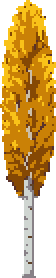
#> input picture art/source/cp_mid_birch/cp_mid_birch_clean.png, 28 x 139 px, given in place of cp_mid_birch_clean.png_clean.png, which was not available (shown 2 times larger)
$ python polish_cp_trees.py ../art/source/cp_mid_birch/cp_mid_birch_clean.png
#> lines starting #> are read from the running program, lines starting #| are printed output that depends on the picture; after the words box and inside, x2 and y2 are one past the last pixel; in counts of white or black regions, pixels touching at a corner belong together
### tools/aseprite_io.py
#!/usr/bin/env python3
"""aseprite_io.py: write and read .aseprite sources without the Aseprite app (RGBA, one layer, N frames).

Why: the polish step (docs/WORKFLOW.md step 7) needs an .aseprite source newer than the cut. The Aseprite MCP runs
on the owner's Mac, which may be asleep during unattended runs. This writes a standard Aseprite 1.3 file (32-bit RGBA,
zlib cels, a tag per animation) that the app opens normally, and reads one back to check it.

  python3 -I tools/aseprite_io.py write OUT.aseprite FRAME1.png [FRAME2.png ...] [--ms 100] [--layer art]
  python3 -I tools/aseprite_io.py sheet OUT.aseprite SHEET.png FW FH [--ms 100]   # a sheet cut into frames
  python3 -I tools/aseprite_io.py check OUT.aseprite REF.png [FW FH]               # pixel-identical round trip
"""
import struct, sys, zlib
import numpy as np
from PIL import Image


def _chunk(kind, data):
    return struct.pack('<IH', len(data) + 6, kind) + data


def _string(s):
    b = s.encode('utf8')
    return struct.pack('<H', len(b)) + b


def write(path, frames, ms=100, layer='art'):
    """frames: list of HxWx4 uint8 arrays, all the same size."""
    h, w = frames[0].shape[:2]
    out = []
    for i, f in enumerate(frames):
        chunks = []
        if i == 0:
            chunks.append(_chunk(0x2004, struct.pack('<HHHHHHB3x', 3, 0, 0, 0, 0, 0, 255) + _string(layer)))
        a = np.ascontiguousarray(f.astype(np.uint8))
        a[a[..., 3] == 0] = 0
        cel = struct.pack('<HhhBHh5x', 0, 0, 0, 255, 2, 0) + struct.pack('<HH', w, h) + zlib.compress(a.tobytes(), 9)
        chunks.append(_chunk(0x2005, cel))
        body = b''.join(chunks)
        out.append(struct.pack('<IHHH2xI', len(body) + 16, 0xF1FA, len(chunks), ms, len(chunks)) + body)
    body = b''.join(out)
    head = struct.pack('<IHHHHHIHII B3x H BB hhHH', 128 + len(body), 0xA5E0, len(frames), w, h, 32, 1, 100, 0, 0,
                       0, 0, 1, 1, 0, 0, 16, 16)
    head += b'\0' * (128 - len(head))
    open(path, 'wb').write(head + body)


# [20 lines left out: function read, not called in this run]


def _png(p):
    return np.array(Image.open(p).convert('RGBA'))


def _cut(sheet, fw, fh):
    return [sheet[y:y + fh, x:x + fw] for y in range(0, sheet.shape[0] - fh + 1, fh)
            for x in range(0, sheet.shape[1] - fw + 1, fw)]


# [17 lines that do not run on import are left out]

### tools/polish_cp_trees.py
#!/usr/bin/env python3
"""polish_cp_trees.py NAME [NAME ...]: the polish step (docs/WORKFLOW.md step 7) for the City Park sample-screen trees,
5 Nov 2026. Every pixel it changes is listed in art/source/NAME/edits.json (x, y, from, to, why), the result is saved
as the .aseprite source (tools/aseprite_io.py) and exported to the slot png. Three defects, found at 5x:
  glint   a lone pixel (none of its 8 neighbours shares its colour) more than 60 luma off the colour most of its
          neighbours have: the bright orange specks in the oak's bark, dark dots in a leaf clump. It takes that colour.
  spike   a silhouette pixel with at most one opaque 4-neighbour (a 1 px whisker on the crown's edge): removed.
  pinhole a transparent pixel with all four 4-neighbours opaque (a 1 px sky hole): the neighbours' majority colour.
Runs on the cut (riverwalk/art/scene/NAME.png as tools/cut_cp_tree.py wrote it) once; the cut is kept as
art/source/NAME/NAME_clean.png so the polish can be rerun from it."""
import sys, os, json, shutil
import numpy as np
from PIL import Image
sys.path.insert(0, 'tools')
import aseprite_io

LUM = np.array([0.299, 0.587, 0.114])
for name in sys.argv[1:]:
    src = f'art/source/{name}/{name}_clean.png'
    if not os.path.exists(src): shutil.copy(f'riverwalk/art/scene/{name}.png', src)
    a = np.array(Image.open(src).convert('RGBA'))
#> a is the input picture: shape (139, 28, 4); mean R, G, B, A 114.8, 80.4, 19.4, 153.6
    H, W = a.shape[:2]
#> H = 139; W = 28
    rgb = a[..., :3].astype(int); al = a[..., 3] > 0
#> after `al = a[..., 3] > 0`:
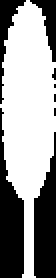
#> al: shape (139, 28) bool (shown 2 times larger); 60.3% white; 8 black regions (4 under 20 px), largest, box (x1, y1, x2, y2) and area: (0, 54, 12, 139) 613, (17, 66, 28, 139) 560, (0, 0, 13, 52) 193, (15, 0, 28, 31) 163
    edits = []
    key = (rgb[..., 0] << 16) | (rgb[..., 1] << 8) | rgb[..., 2]
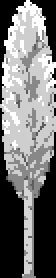
#> key: shape (139, 28) int64 (shown 2 times larger); min 0, max 16368153, mean 7547244.9; drawn with min black and max white
    key = np.where(al, key, -1)
    for y in range(1, H - 1):
        for x in range(1, W - 1):
            if not al[y, x]: continue
            nb = key[y - 1:y + 2, x - 1:x + 2].ravel(); nb = np.delete(nb, 4)
            if (nb == key[y, x]).any() or (nb < 0).sum() > 2: continue
            vals, cnt = np.unique(nb[nb >= 0], return_counts=True)
            o = int(vals[cnt.argmax()]); oc = np.array([(o >> 16) & 255, (o >> 8) & 255, o & 255])
            if abs(oc @ LUM - rgb[y, x] @ LUM) > 60:
                edits.append({'x': x, 'y': y, 'from': rgb[y, x].tolist(), 'to': oc.tolist(), 'why': 'glint'})
#> after the loop, edits = 18 items
    for e in edits: rgb[e['y'], e['x']] = e['to']
#> this loop made 18 passes
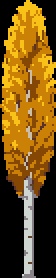
#> rgb: shape (139, 28, 3) int64 (shown 2 times larger); mean R, G, B 115.3, 80.9, 19.5
    # (6 Nov, oak retry 2) fringe: a violet colour (blue over green by 15+, under 2 % of the art) is the magenta key
    # mixed into an edge cell; it takes the colour most of its 8 neighbours have (never an average)
    cols, cnt = np.unique(rgb[al], axis=0, return_counts=True)
#> cols = [[88, 49, 43], [94, 65, 39], [133, 72, 4], [136, 129, 135], [202, 129, 6], [203, 190, 168], [207, 213, 209], [249, 194, 25]]; cnt = [62, 11, 451, 93, 1100, 51, 156, 421]
    for c, n in zip(cols, cnt):
        if not (c[2] - c[1] >= 15 and n < 0.02 * al.sum()): continue
        for y, x in zip(*np.nonzero(al & (rgb == c).all(-1))):
            nb = [tuple(rgb[yy, xx]) for yy in range(max(0, y - 1), min(H, y + 2)) for xx in range(max(0, x - 1), min(W, x + 2))
                  if al[yy, xx] and not (rgb[yy, xx] == c).all()]
            if not nb: continue
            t = max(set(nb), key=nb.count)
            edits.append({'x': int(x), 'y': int(y), 'from': c.tolist(), 'to': list(map(int, t)), 'why': 'fringe'})
            rgb[y, x] = t
#> this loop made 8 passes
#> (c, n) on passes 1 to 8: ([88, 49, 43], 62), ([94, 65, 39], 11), ([133, 72, 4], 451), ([136, 129, 135], 93), ([202, 129, 6], 1100), ([203, 190, 168], 51), ([207, 213, 209], 156), ([249, 194, 25], 421)
    pa = np.pad(al, 1)
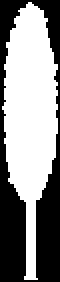
#> pa: shape (141, 30) bool (shown 2 times larger); 55.4% white; 1 black region, box (x1, y1, x2, y2) and area: (0, 0, 30, 141) 1885
    n4 = pa[:-2, 1:-1].astype(int) + pa[2:, 1:-1] + pa[1:-1, :-2] + pa[1:-1, 2:]
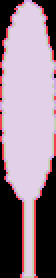
#> n4: shape (139, 28) int64 (shown 2 times larger); 5 distinct labels, from 0 to 4; one colour per label, 0 black
    sp = al & (n4 <= 1); sp[H - 1, :] = False
#> after `sp = al & (n4 <= 1)`:
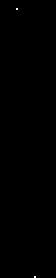
#> sp: shape (139, 28) bool (shown 2 times larger); 0.05% white in thin lines or dots, all inside (x1, y1, x2, y2) = (8, 4, 18, 139)
#> after `sp[H - 1, :] = False`: sp: shape (139, 28) bool; 0.03% white in thin lines or dots, all inside (x1, y1, x2, y2) = (8, 4, 9, 5)
    for y, x in zip(*np.nonzero(sp)):
        edits.append({'x': int(x), 'y': int(y), 'from': rgb[y, x].tolist(), 'to': None, 'why': 'spike'}); al[y, x] = False
#> this loop made 1 pass
#> (y, x) on pass 1: (4, 8)
#> al: shape (139, 28) bool; 60.2% white; 8 black regions (4 under 20 px), largest, box (x1, y1, x2, y2) and area: (0, 54, 12, 139) 613, (17, 66, 28, 139) 560, (0, 0, 13, 52) 194, (15, 0, 28, 31) 163
#> after the loop, edits = 19 items
    pa = np.pad(al, 1)
#> pa: shape (141, 30) bool; 55.4% white; 1 black region, box (x1, y1, x2, y2) and area: (0, 0, 30, 141) 1886
    n4 = pa[:-2, 1:-1].astype(int) + pa[2:, 1:-1] + pa[1:-1, :-2] + pa[1:-1, 2:]
#> n4: shape (139, 28) int64; 5 distinct labels, from 0 to 4
    for y, x in zip(*np.nonzero(~al & (n4 == 4))):
        nbs = [tuple(rgb[yy, xx]) for yy, xx in ((y - 1, x), (y + 1, x), (y, x - 1), (y, x + 1))]
        c = max(set(nbs), key=nbs.count)
        edits.append({'x': int(x), 'y': int(y), 'from': None, 'to': list(map(int, c)), 'why': 'pinhole'})
        rgb[y, x] = c; al[y, x] = True
#> this loop made 0 passes
    out = np.dstack([rgb, np.where(al, 255, 0)]).astype(np.uint8); out[~al] = 0
#> after `out[~al] = 0`:
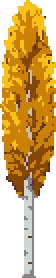
#> out: shape (139, 28, 4) (shown 2 times larger); mean R, G, B, A 115.2, 80.8, 19.5, 153.6; transparent parts drawn white
    os.makedirs(f'art/source/{name}', exist_ok=True)
    json.dump({'name': name, 'from': src, 'edits': edits}, open(f'art/source/{name}/edits.json', 'w'), indent=0)
    aseprite_io.write(f'art/source/{name}/{name}.aseprite', [out], layer=name)
#> the loop in write, `for i, f in enumerate(frames):` made 1 pass
#> after the loop in write, `for i, f in enumerate(frames):`: out = 1 item
    Image.fromarray(out, 'RGBA').save(f'riverwalk/art/scene/{name}.png')
    k = {w: sum(1 for e in edits if e['why'] == w) for w in ('glint', 'fringe', 'spike', 'pinhole')}
#> k = {'glint': 18, 'fringe': 0, 'spike': 1, 'pinhole': 0}
    print(name, f'{W}x{H}', k, 'colours', len(np.unique(out[al][:, :3], axis=0)))
#| ../art/source/cp_mid_birch/cp_mid_birch_clean.png 28x139 {'glint': 18, 'fringe': 0, 'spike': 1, 'pinhole': 0} colours 8

$ run again, on art/source/dt_cargo_bike/dt_cargo_bike_clean.png
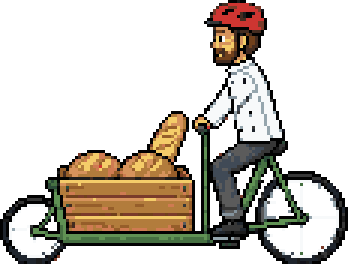
#> input picture art/source/dt_cargo_bike/dt_cargo_bike_clean.png, 116 x 88 px, given in place of dt_cargo_bike_clean.png_clean.png, which was not available (shown 3 times larger)
#> a is the input picture: shape (88, 116, 4); mean R, G, B, A 41.3, 35.4, 26.7, 91.8
#> after the loop `for y in range(1, H - 1):`: edits = 120 items
#> the loop `for e in edits: rgb[e['y'], e['x']] = e['to']` made 120 passes
#> after the loop `for e in edits: rgb[e['y'], e['x']] = e['to']`:
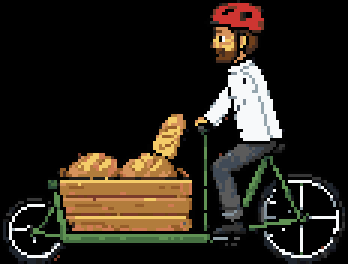
#> rgb: shape (88, 116, 3) int64 (shown 3 times larger); mean R, G, B 41.2, 35.3, 26.6
#> cols = 22 rows, first 8: [2, 2, 2], [18, 18, 26], [28, 28, 28], [31, 37, 45], [43, 74, 56], [55, 55, 55], [64, 74, 86], [68, 44, 32]; cnt = 22 values, max 951 at index 0, min 15 at index 4, mean 167
#> the loop `for c, n in zip(cols, cnt):` made 22 passes
#> (c, n) on passes 1 to 8: ([2, 2, 2], 951), ([18, 18, 26], 39), ([28, 28, 28], 100), ([31, 37, 45], 104), ([43, 74, 56], 15), ([55, 55, 55], 107), ([64, 74, 86], 80), ([68, 44, 32], 67)
#> sp: shape (88, 116) bool; 0.1% white in thin lines or dots, all inside (x1, y1, x2, y2) = (8, 7, 97, 81)
#> the loop `for y, x in zip(*np.nonzero(sp)):` made 10 passes
#> (y, x) on passes 1 to 8: (7, 68), (23, 75), (60, 87), (67, 91), (70, 96), (75, 9), (76, 8), (76, 94)
#> after the loop `for y, x in zip(*np.nonzero(sp)):`: edits = 130 items
#> `out[~al] = 0`:
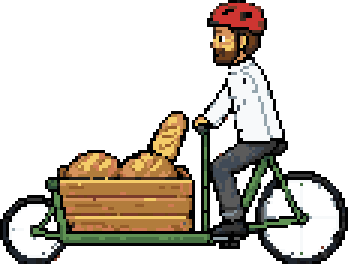
#> out: shape (88, 116, 4) (shown 3 times larger); mean R, G, B, A 41.1, 35.1, 26.5, 91.6; transparent parts drawn white
#> the loop in write, `for i, f in enumerate(frames):` made 1 pass
#> after the loop in write, `for i, f in enumerate(frames):`: out = 1 item
#> k = {'glint': 120, 'fringe': 0, 'spike': 10, 'pinhole': 0}
#| ../art/source/dt_cargo_bike/dt_cargo_bike_clean.png 116x88 {'glint': 120, 'fringe': 0, 'spike': 10, 'pinhole': 0} colours 22
